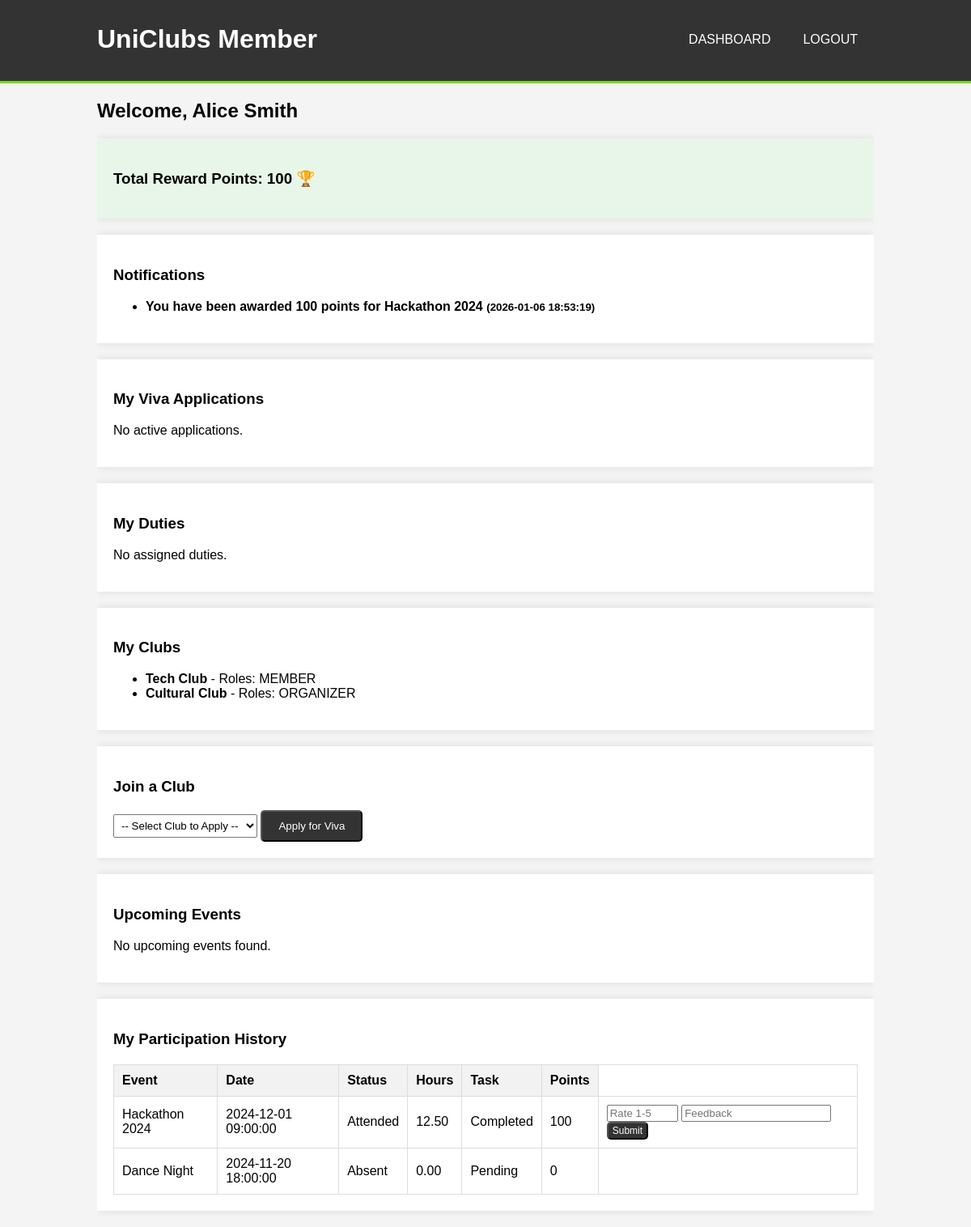
The page /member/dashboard.php (signed in) on the database its author committed.
### tables this page shows
CREATE TABLE IF NOT EXISTS notifications (
    id INT AUTO_INCREMENT PRIMARY KEY,
    user_id INT NOT NULL,
    message TEXT NOT NULL,
    is_read BOOLEAN DEFAULT FALSE,
    created_at TIMESTAMP DEFAULT CURRENT_TIMESTAMP,
    FOREIGN KEY (user_id) REFERENCES users(id) ON DELETE CASCADE
);

CREATE TABLE IF NOT EXISTS clubs (
    id INT AUTO_INCREMENT PRIMARY KEY,
    name VARCHAR(100) NOT NULL UNIQUE,
    description TEXT,
    leader_id INT,  
    created_at TIMESTAMP DEFAULT CURRENT_TIMESTAMP,
    FOREIGN KEY (leader_id) REFERENCES users(id) ON DELETE SET NULL
);

CREATE TABLE IF NOT EXISTS participations (
    id INT AUTO_INCREMENT PRIMARY KEY,
    event_id INT NOT NULL,
    user_id INT NOT NULL,
    attendance_status ENUM('Registered', 'Attended', 'Absent') NOT NULL DEFAULT 'Registered',
    contribution_hours DECIMAL(5, 2) DEFAULT 0.00,
    task_completion_status ENUM('Pending', 'Completed') DEFAULT 'Pending',
    reward_points INT DEFAULT 0,
    created_at TIMESTAMP DEFAULT CURRENT_TIMESTAMP,
    FOREIGN KEY (event_id) REFERENCES events(id) ON DELETE CASCADE,
    FOREIGN KEY (user_id) REFERENCES users(id) ON DELETE CASCADE,
    UNIQUE KEY unique_participation (event_id, user_id)
);

CREATE TABLE IF NOT EXISTS events (
    id INT AUTO_INCREMENT PRIMARY KEY,
    club_id INT NOT NULL,
    title VARCHAR(150) NOT NULL,
    description TEXT,
    event_date DATETIME NOT NULL,
    location VARCHAR(100) NOT NULL,
    category ENUM('Tech', 'Cultural', 'Sports', 'Workshop', 'Seminar') NOT NULL,
    max_participants INT NOT NULL DEFAULT 50,
    status ENUM('Upcoming', 'Completed', 'Cancelled') NOT NULL DEFAULT 'Upcoming',
    created_at TIMESTAMP DEFAULT CURRENT_TIMESTAMP,
    FOREIGN KEY (club_id) REFERENCES clubs(id) ON DELETE CASCADE
);

### member/dashboard.php (the view, shortened to what this page needs)
<?php
require_once '../config.php';
$user_id = $_SESSION['user_id'];
$my_clubs_list = $pdo->prepare("SELECT c.*, GROUP_CONCAT(r.role_name SEPARATOR ', ') as my_roles
    FROM clubs c
    JOIN club_memberships cm ON c.id = cm.club_id
    JOIN club_member_roles r ON cm.id = r.membership_id
    WHERE cm.user_id = ?
    GROUP BY c.id");
$my_clubs_list->execute([$user_id]);
$my_clubs = $my_clubs_list->fetchAll();
$my_vivas = $pdo->prepare("SELECT v.*, c.name as club_name FROM viva_applications v JOIN clubs c ON v.club_id = c.id WHERE v.user_id = ?");
$my_vivas->execute([$user_id]);
$my_vivas_list = $my_vivas->fetchAll();
$my_duties = $pdo->prepare("SELECT d.*, c.name as club_name FROM club_duties d JOIN clubs c ON d.club_id = c.id WHERE d.assigned_to = ? ORDER BY d.due_date ASC");
$my_duties->execute([$user_id]);
$my_duties_list = $my_duties->fetchAll();
$stmt = $pdo->prepare("SELECT e.*, c.name as club_name FROM events e JOIN clubs c ON e.club_id = c.id WHERE e.status = 'Upcoming' AND e.event_date >= NOW() ORDER BY e.event_date ASC");
$stmt->execute();
$upcoming_events = $stmt->fetchAll();
$stmt = $pdo->prepare("SELECT p.*, e.title, e.event_date, c.name as club_name FROM participations p JOIN events e ON p.event_id = e.id JOIN clubs c ON e.club_id = c.id WHERE p.user_id = ? ORDER BY e.event_date DESC");
$stmt->execute([$user_id]);
$my_participations = $stmt->fetchAll();
$stmt = $pdo->prepare("SELECT * FROM notifications WHERE user_id = ? ORDER BY created_at DESC");
$stmt->execute([$user_id]);
$notifications = $stmt->fetchAll();
$total_rewards = 0;
foreach ($my_participations as $p) {
    $total_rewards += $p['reward_points'];
}
?>
<!DOCTYPE html>
<html lang="en">
<head>
    <link rel="stylesheet" href="../css/style.css">
</head>
<body>
    <header>
        <div class="container">
            <div id="branding">
                <h1>UniClubs Member</h1>
            </div>
            <nav>
                <ul>
                    <li><a href="dashboard.php">Dashboard</a></li>
                    <li><a href="../logout.php">Logout</a></li>
                </ul>
            </nav>
        </div>
    </header>
    <div class="container">
        <h2>Welcome, <?php echo htmlspecialchars($_SESSION['full_name']); ?></h2>
        <div class="card" style="background: #e8f5e9;">
            <h3>Total Reward Points: <?php echo $total_rewards; ?> 🏆</h3>
        </div>
        <div class="card">
            <h3>Notifications</h3>
            <?php if (empty($notifications)): ?>
                <p>No notifications.</p>
            <?php else: ?>
                <ul>
                    <?php foreach ($notifications as $n): ?>
                        <li style="<?php echo $n['is_read'] ? 'color:gray;' : 'font-weight:bold;'; ?>">
                            <?php echo htmlspecialchars($n['message']); ?>
                            <small>(<?php echo $n['created_at']; ?>)</small>
                        </li>
                    <?php endforeach; ?>
                </ul>
            <?php endif; ?>
        </div>
        <div class="card">
            <h3>My Viva Applications</h3>
            <?php if (empty($my_vivas_list)): ?>
                <p>No active applications.</p>
            <?php endif; ?>
        </div>
        <div class="card">
            <h3>My Duties</h3>
            <?php if (empty($my_duties_list)): ?>
                <p>No assigned duties.</p>
            <?php endif; ?>
        </div>
        <div class="card">
            <h3>My Clubs</h3>
            <?php if (empty($my_clubs)): ?>
                <p>You have not joined any clubs yet.</p>
            <?php else: ?>
                <ul>
                    <?php foreach ($my_clubs as $c): ?>
                        <li>
                            <strong><?php echo htmlspecialchars($c['name']); ?></strong>
                            - Roles: <?php echo htmlspecialchars($c['my_roles']); ?>
                        </li>
                    <?php endforeach; ?>
                </ul>
            <?php endif; ?>
        </div>
        <div class="card">
            <h3>Join a Club</h3>
            <form method="POST" action="" style="display:inline;">
                <select name="club_id" required style="width: auto; padding: 5px;">
                    <option value="">-- Select Club to Apply --</option>
                </select>
                <button type="submit" name="join_club" class="button">Apply for Viva</button>
            </form>
        </div>
        <div class="card">
            <h3>Upcoming Events</h3>
            <?php if (empty($upcoming_events)): ?>
                <p>No upcoming events found.</p>
            <?php endif; ?>
        </div>
        <div class="card">
            <h3>My Participation History</h3>
            <?php if (empty($my_participations)): ?>
                <p>You haven't participated in any events yet.</p>
            <?php else: ?>
                <table>
                    <thead>
                        <tr>
                            <th>Event</th>
                            <th>Date</th>
                            <th>Status</th>
                            <th>Hours</th>
                            <th>Task</th>
                            <th>Points</th>
                        </tr>
                    </thead>
                    <tbody>
                        <?php foreach ($my_participations as $p): ?>
                        <tr>
                            <td><?php echo htmlspecialchars($p['title']); ?></td>
                            <td><?php echo $p['event_date']; ?></td>
                            <td><?php echo $p['attendance_status']; ?></td>
                            <td><?php echo $p['contribution_hours']; ?></td>
                            <td><?php echo $p['task_completion_status']; ?></td>
                            <td><?php echo $p['reward_points']; ?></td>
                            <td>
                                <?php if($p['attendance_status'] == 'Attended'): ?>
                                <form method="POST" action="">
                                    <input type="number" name="rating" min="1" max="5" placeholder="Rate 1-5" required style="width: 80px;">
                                    <input type="text" name="comment" placeholder="Feedback" required>
                                    <button type="submit" name="submit_feedback" class="button" style="padding: 2px 5px; font-size: 12px;">Submit</button>
                                </form>
                                <?php endif; ?>
                            </td>
                        </tr>
                        <?php endforeach; ?>
                    </tbody>
                </table>
            <?php endif; ?>
        </div>
    </div>
</body>
</html>

### css/style.css (style rules this page uses)
body { font-family: Arial, sans-serif; background-color: #f4f4f4; margin: 0; padding: 0; }
.container { width: 80%; margin: auto; overflow: hidden; }
header { background: #333; color: #fff; padding-top: 30px; min-height: 70px; border-bottom: #77d42a 3px solid; }
header a { color: #fff; text-decoration: none; text-transform: uppercase; font-size: 16px; }
header ul { padding: 0; margin: 0; list-style: none; overflow: hidden; }
header li { float: left; display: inline; padding: 0 20px 0 20px; }
header #branding { float: left; }
header #branding h1 { margin: 0; }
header nav { float: right; margin-top: 10px; }
.button { display: inline-block; color: #fff; background: #333; padding: 10px 20px; text-decoration: none; border-radius: 5px; }
table { width: 100%; border-collapse: collapse; margin-top: 20px; }
table, th, td { border: 1px solid #ddd; }
th, td { padding: 10px; text-align: left; }
th { background-color: #f2f2f2; }
.card { background: #fff; padding: 20px; margin-bottom: 20px; box-shadow: 0 0 10px rgba(0,0,0,0.1); }

### rows shown on the page
notifications: message "You have been awarded 100 points for Hackathon 2024", created_at "2026-01-06 18:53:19"
clubs: name "Tech Club", my_roles "MEMBER"
clubs: name "Cultural Club", my_roles "ORGANIZER"
participations: event.title "Hackathon 2024", event.event_date "2024-12-01 09:00:00", attendance_status "Attended", contribution_hours "12.50", task_completion_status "Completed", reward_points "100"
participations: event.title "Dance Night", event.event_date "2024-11-20 18:00:00", attendance_status "Absent", contribution_hours "0.00", task_completion_status "Pending", reward_points "0"

### other values the page prints
$_SESSION['full_name'] "Alice Smith"
$total_rewards "100"
